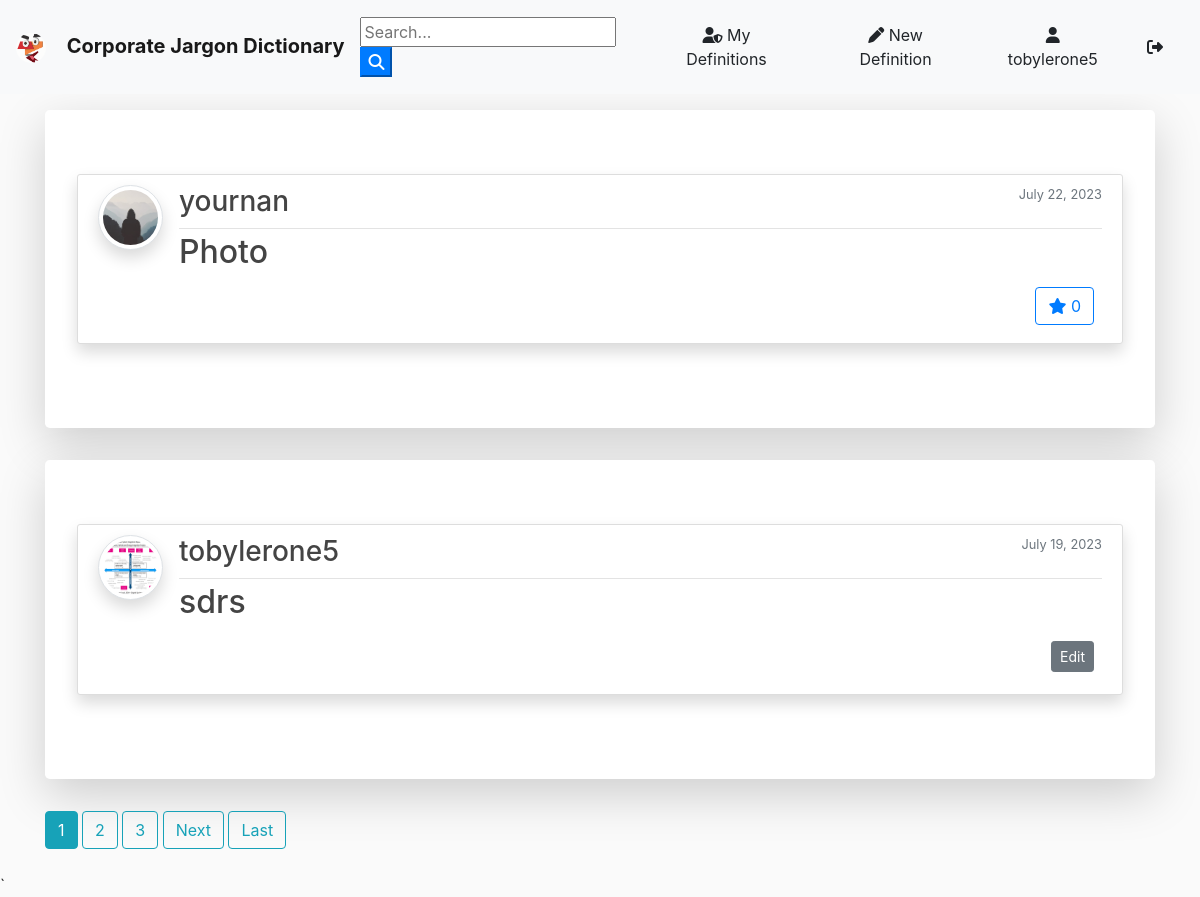
Screenshot of / (signed in) with the database file from the repository.
### blog/models.py (models this page shows, shortened)
class Definition(models.Model):
	word = models.CharField(max_length=100)
	description = models.TextField()
	date_posted = models.DateTimeField(default=timezone.now)
	author = models.ForeignKey(User, on_delete=models.CASCADE)
	likes = models.ManyToManyField(User, related_name='definitions')
	def total_likes(self):
		return self.likes.count()

### users/models.py (models this page shows, shortened)
class Profile(models.Model):
    user = models.OneToOneField(User, on_delete=models.CASCADE)
    image = models.ImageField(default='default.jpg', upload_to='profile_pics')

### blog/views.py (the view)
# urls.py: path('', DefinitionListView.as_view(), name='blog-home'),
class DefinitionListView(ListView):
    model = Definition
    template_name = 'blog/home.html'  # <app>/<model>_<viewtype>.html
    context_object_name = 'definitions'
    ordering = ['-date_posted']
    paginate_by = 2

### blog/templates/blog/home.html (shortened to what this page needs)
{% extends "blog/base.html" %}
{% block content %}
    {% for definition in definitions %}
    <div class="jumbotron mt-3 bg-white shadow-lg">
    <article class="media content-section shadow">
      <a href="{{ definition.author.profile.image.url }} " target="_blank"> <img src="{{ definition.author.profile.image.url }}  " alt="" class="article-img rounded-circle img-thumbnail img-fluid shadow">
      </a>
      <div class="media-body">
        <div class="article-metadata d-flex justify-content-between">
          <a class="mr-2 " href="{% url 'user-definitions' definition.author.username  %}"><h3>{{ definition.author }}</h3></a>
            <small class="text-muted">{{ definition.date_posted|date:"F d, Y" }}</small>
        </div>
        <h2><a class="article-title text-justify " href="{% url 'definition-detail' definition.id %}">{{ definition.word }}</a></h2>
        <div class="d-flex justify-content-between">
        <div class="form-group mt-0 pt-0  m-2">
          {% if definition.author != user %}
          <form class="like-form" action="{% url 'definition-like' definition.pk %}" method="POST">
            {% if user in definition.likes.all %}
            <button type="submit" class="btn btn-primary btn-d">
              <i class="fas fa-star"></i>
                <span class="like-count">{{ definition.total_likes }}</span>
            </button>
            {% else %}
            <button type="submit" class="btn btn-outline-primary btn-d">
            <i class="fas fa-star"></i>
                <span class="like-count">{{ definition.total_likes }}</span>
            </button>
            {% endif %}
          </form>
          {% endif %}
          {% if definition.author == user %}
          <div><a class="btn btn-secondary btn-sm mt-1 mb-1" href="{% url 'definition-update' definition.id %}">Edit</a></div>
          {% endif %}
      </div>
    </article>
    </div>
  {% endfor %}
  {% if is_paginated %}
    {% for num in page_obj.paginator.page_range %}
      {% if page_obj.number == num %}
        <a class="btn btn-info mb-4" href="?page={{ num }}">{{ num }}</a>
      {% elif num > page_obj.number|add:'-3' and num < page_obj.number|add:'3' %}
        <a class="btn btn-outline-info mb-4" href="?page={{ num }}">{{ num }}</a>
      {% endif %}
    {% endfor %}
    {% if page_obj.has_next %}
      <a class="btn btn-outline-info mb-4" href="?page={{ page_obj.next_page_number }}">Next</a>
      <a class="btn btn-outline-info mb-4" href="?page={{ page_obj.paginator.num_pages }}">Last</a>
    {% endif %}
  {% endif %}
{% endblock content %}

### blog/templates/blog/base.html (shortened to what this page needs)
{% load static %}
<!doctype html>
<html lang="en">
  <head>
    <link rel="stylesheet" href="https://stackpath.bootstrapcdn.com/bootstrap/4.3.1/css/bootstrap.min.css">
    <link rel="stylesheet" href="https://use.fontawesome.com/releases/v6.4.0/css/all.css" >
    <link rel="stylesheet" href="{% static 'blog/main.css' %}">
</head>
  <body>
        <nav class="navbar navbar-expand-lg navbar-light bg-light">
                <a class="navbar-brand font-weight-bold" href="{% url 'blog-home' %}">
                  <img class="rounded-circle site-logo" src="{{ MEDIA_URL }}/branding/langdaddy.png">
                  Corporate Jargon Dictionary
                </a>
                <div class="collapse navbar-collapse" id="navbarSupportedContent">
                  <form id="searchform" action="{% url 'search' %}" method="get">
                    <input type="text" name="q" type="text" value="{{ request.GET.q }}" placeholder="Search..." />
                    <button type="button" onclick="searchform.submit()" class=" text-black my-color btn-primary"><i class="fa fa-search"></i></button>
                  </form>
                    {% if user.is_authenticated %}
                    <a href="{% url 'user-definitions' user %}" class="btn text-black m-2"><i class="fas fa-user-shield"></i> My Definitions</a>
                    <a href="{% url 'definition-create' %} " class="btn text-black m-2"><i class="fas fa-pen"></i> New Definition</a>
                    <a href="{% url 'profile' %} " class="btn text-black m-2"><i class="fas fa-user"></i> {{ user.username }}</a>
                    <a title="Log out" href="{% url 'logout' %} " class="btn text-black m-2"><i class="fas fa-sign-out-alt"></i></a>
                    {% else %}
                    <a href="{% url 'login' %} " class="btn text-black m-2"><i class="fas fa-user-tie"></i> Log In</a>
                    <a href="{% url 'register' %} " class="btn text-black m-2"> <i class="fas fa-sign-in-alt"></i> Sign Up</a>
                    {% endif %}
                </div>
              </nav>
      <div class="container my-bg">
    {% block content %}
    {% endblock  %}
</div>`
  </body>
</html>

### blog/static/blog/main.css (style rules this page uses)
body { background: #fafafa; color: #333333; margin-top: 0; }
h1, h2, h3, h4, h5, h6 { color: #444444; }
.site-logo { height: 30px; width: 30px; margin-right: 16px; }
.content-section { background: #ffffff; padding: 10px 20px; border: 1px solid #dddddd; border-radius: 3px; margin-bottom: 20px; }
.article-title { color: #444444; }
.article-img { height: 65px; width: 65px; margin-right: 16px; }
.article-metadata { padding-bottom: 1px; margin-bottom: 4px; border-bottom: 1px solid #e3e3e3 }

### rows the page displays
Definition: author.profile.image (placeholder picture), author "yournan", date_posted "July 22, 2023", word "Photo", total_likes "0"
Definition: author.profile.image (picture), author "tobylerone5", date_posted "July 19, 2023", word "sdrs", shows "Edit"

### other values shown
{{ user.username }} "tobylerone5"
{{ num }} "1"
{{ num }} "2" "3"
